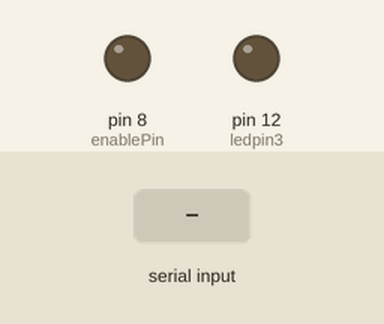
This sketch was run on a simulated Arduino Uno, built with avr-gcc and run on an emulated ATmega328P. Parts: output pins drawn as LEDs (lit = HIGH). Inputs (shaded band) come from the test bench.

Above: at 1.2 s.
1.3 s: "2\n" received over Serial
At 2.1 s:
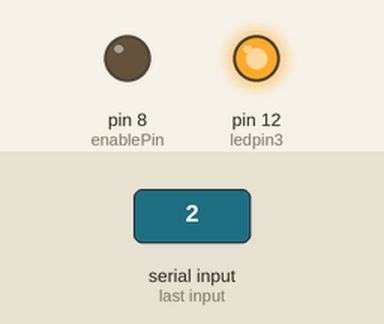
Timing chart, 0 to 4.3 s (numbered marks = the images above; inputs shaded):
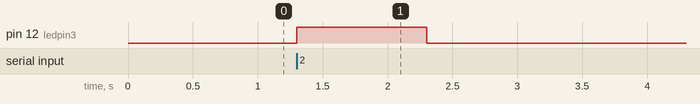

Measured:
- after the input at 1.3 s, pin 12 (ledpin3): LOW → HIGH at once, → LOW 1.0 s later

The sketch:

test3.ino
```cpp
#define enablePin 8

#define ledpin3 12

 void setup()
{
  Serial.begin(9600);                   // Begins Serial Communication with baud rate 9600
  pinMode(ledpin3,OUTPUT);

  pinMode(enablePin, OUTPUT);
  delay(10);
  digitalWrite(enablePin, LOW);        //  (Pin 8 always LOW to receive value from Master)
}

void loop()

{
  while (Serial.available())            //While having data at Serial port this loop executes
     {
        int receive = Serial.parseInt();  // Reads the integer value sent from STM32

        if (receive == 2)                //Depending Upon Recieved value the corresponding LED is turned ON or OFF
        {
          digitalWrite(ledpin3,HIGH);
        }

        else
        {
         digitalWrite(ledpin3,LOW);

        }
     }
}
```
